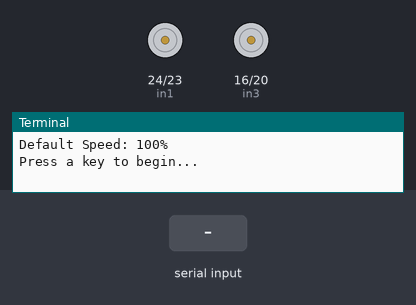
A program run on a simulated Raspberry Pi (BCM pin numbers). Parts: motor-driver pin pairs drawn as motors (green arrow = first pin HIGH = forward, orange = second pin HIGH = backward, longer = more drive, scaled by the enable pin), the last lines printed to the terminal. Inputs (shaded band) come from the test bench. At 7.3 s the program stops and its outputs stay as they are.

Above: at 1.2 s.
1.3 s: "w" typed at the terminal, then Enter
At 2.4 s:
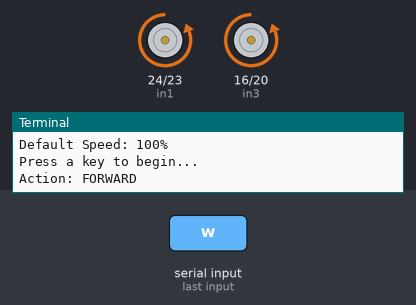
2.8 s: "s" typed at the terminal, then Enter
At 3.6 s:
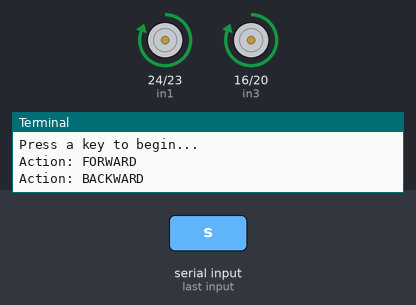
4.3 s: "a" typed at the terminal, then Enter
At 4.7 s:
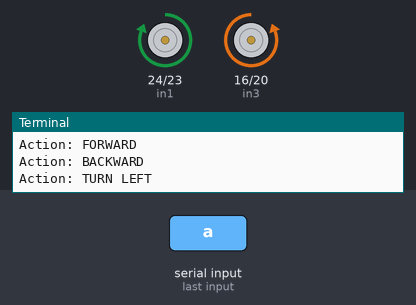
5.8 s: "d" typed at the terminal, then Enter
At 7.0 s:
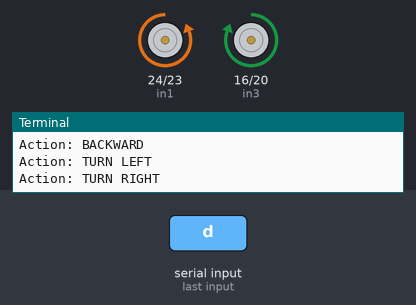
7.3 s: "E" typed at the terminal, then Enter
At 8.2 s:
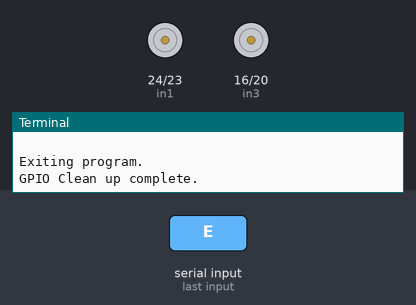
Timing chart, 0 to 8.8 s (numbered marks = the images above; inputs shaded):
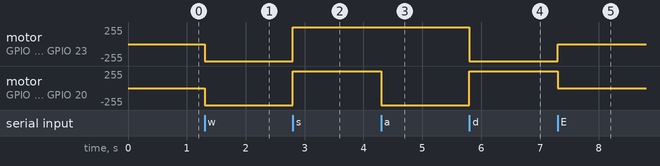

The program:

WASD_move.py
```python
# Python Script for Two DC Motors (L298N) using WASD for Real-Time Control
# (Corrected direction logic)

import RPi.GPIO as GPIO
import time
import sys
import tty
import termios

# --- Motor 1 (Left Motor) Setup ---
in1 = 24  # Motor 1 Direction Pin 1
in2 = 23  # Motor 1 Direction Pin 2
en1 = 25  # Motor 1 Speed (PWM)

# --- Motor 2 (Right Motor) Setup ---
in3 = 16  # Motor 2 Direction Pin 1
in4 = 20  # Motor 2 Direction Pin 2
en2 = 21  # Motor 2 Speed (PWM)

DEFAULT_SPEED = 100 # Default PWM duty cycle (50%)

# Function to capture a single keypress without pressing Enter
def getch():
    fd = sys.stdin.fileno()
    old_settings = termios.tcgetattr(fd)
    try:
        tty.setraw(sys.stdin.fileno())
        ch = sys.stdin.read(1)
    finally:
        termios.tcsetattr(fd, termios.TCSADRAIN, old_settings)
    return ch

# Function to set both motors' directions
def set_motors(motor1_dir1, motor1_dir2, motor2_dir1, motor2_dir2):
    GPIO.output(in1, motor1_dir1)
    GPIO.output(in2, motor1_dir2)
    GPIO.output(in3, motor2_dir1)
    GPIO.output(in4, motor2_dir2)

# --- Setup GPIO ---
GPIO.setmode(GPIO.BCM)

# Motor 1 Setup
GPIO.setup(in1, GPIO.OUT)
GPIO.setup(in2, GPIO.OUT)
GPIO.setup(en1, GPIO.OUT)
GPIO.output(in1, GPIO.LOW)
GPIO.output(in2, GPIO.LOW)

# Motor 2 Setup
GPIO.setup(in3, GPIO.OUT)
GPIO.setup(in4, GPIO.OUT)
GPIO.setup(en2, GPIO.OUT)
GPIO.output(in3, GPIO.LOW)
GPIO.output(in4, GPIO.LOW)

# Setup PWM
p1 = GPIO.PWM(en1, 1000)
p2 = GPIO.PWM(en2, 1000)

p1.start(DEFAULT_SPEED)
p2.start(DEFAULT_SPEED)

print("\n")
print("----------------------------------------------------------")
print("WASD Real-Time Motor Control (Corrected Logic)")
print("----------------------------------------------------------")
print("W: Forward")
print("S: Backward")
print("A: Turn Left")
print("D: Turn Right")
print("SPACE: Stop")
print("Q/E: Exit Program")
print("----------------------------------------------------------")
print(f"Default Speed: {DEFAULT_SPEED}%")
print("Press a key to begin...")

try:
    while True:
        key = getch()

        if key == 'w' or key == 'W':
            # FORWARD: M1 Bwd, M2 Bwd (Switched from original code)
            # This makes the motors spin in the correct direction for forward movement
            set_motors(GPIO.LOW, GPIO.HIGH, GPIO.LOW, GPIO.HIGH)
            print("Action: FORWARD")

        elif key == 's' or key == 'S':
            # BACKWARD: M1 Fwd, M2 Fwd (Switched from original code)
            # This makes the motors spin in the correct direction for backward movement
            set_motors(GPIO.HIGH, GPIO.LOW, GPIO.HIGH, GPIO.LOW)
            print("Action: BACKWARD")

        elif key == 'a' or key == 'A':
            # TURN LEFT: M1 Fwd, M2 Bwd (Switched M1 and M2 logic from original code)
            # To turn left, the Left motor should go Forward and the Right motor Backward (or vice-versa for pivot)
            # M1 (Left) is IN1/IN2. M2 (Right) is IN3/IN4.
            set_motors(GPIO.HIGH, GPIO.LOW, GPIO.LOW, GPIO.HIGH)
            print("Action: TURN LEFT")

        elif key == 'd' or key == 'D':
            # TURN RIGHT: M1 Bwd, M2 Fwd (Switched M1 and M2 logic from original code)
            # To turn right, the Left motor should go Backward and the Right motor Forward (or vice-versa for pivot)
            set_motors(GPIO.LOW, GPIO.HIGH, GPIO.HIGH, GPIO.LOW)
            print("Action: TURN RIGHT")

        elif key == ' ': # Spacebar
            # Stop: M1 Stop, M2 Stop
            set_motors(GPIO.LOW, GPIO.LOW, GPIO.LOW, GPIO.LOW)
            print("Action: STOP")

        elif key in ('q', 'Q', 'e', 'E', '\x03'): # 'e', 'q', or Ctrl+C (\x03)
            set_motors(GPIO.LOW, GPIO.LOW, GPIO.LOW, GPIO.LOW)
            print("\nExiting program.")
            break

except Exception as e:
    print(f"\nAn error occurred: {e}")

finally:
    GPIO.cleanup()
    print("GPIO Clean up complete.")
```

Measured:
- after the input at 1.3 s, motor on GPIO 24 (in1) / GPIO 23 (in2), motor on GPIO 16 (in3) / GPIO 20 (in4): stopped → backward 255/255 at once
- after the input at 2.8 s, motor on GPIO 24 (in1) / GPIO 23 (in2), motor on GPIO 16 (in3) / GPIO 20 (in4): backward 255/255 → forward 255/255 at once
- after the input at 4.3 s, motor on GPIO 16 (in3) / GPIO 20 (in4): forward 255/255 → backward 255/255 at once
- after the input at 5.8 s, motor on GPIO 24 (in1) / GPIO 23 (in2): forward 255/255 → backward 255/255 at once; motor on GPIO 16 (in3) / GPIO 20 (in4): backward 255/255 → forward 255/255 at once
- after the input at 7.3 s, motor on GPIO 24 (in1) / GPIO 23 (in2): backward 255/255 → stopped at once; motor on GPIO 16 (in3) / GPIO 20 (in4): forward 255/255 → stopped at once
